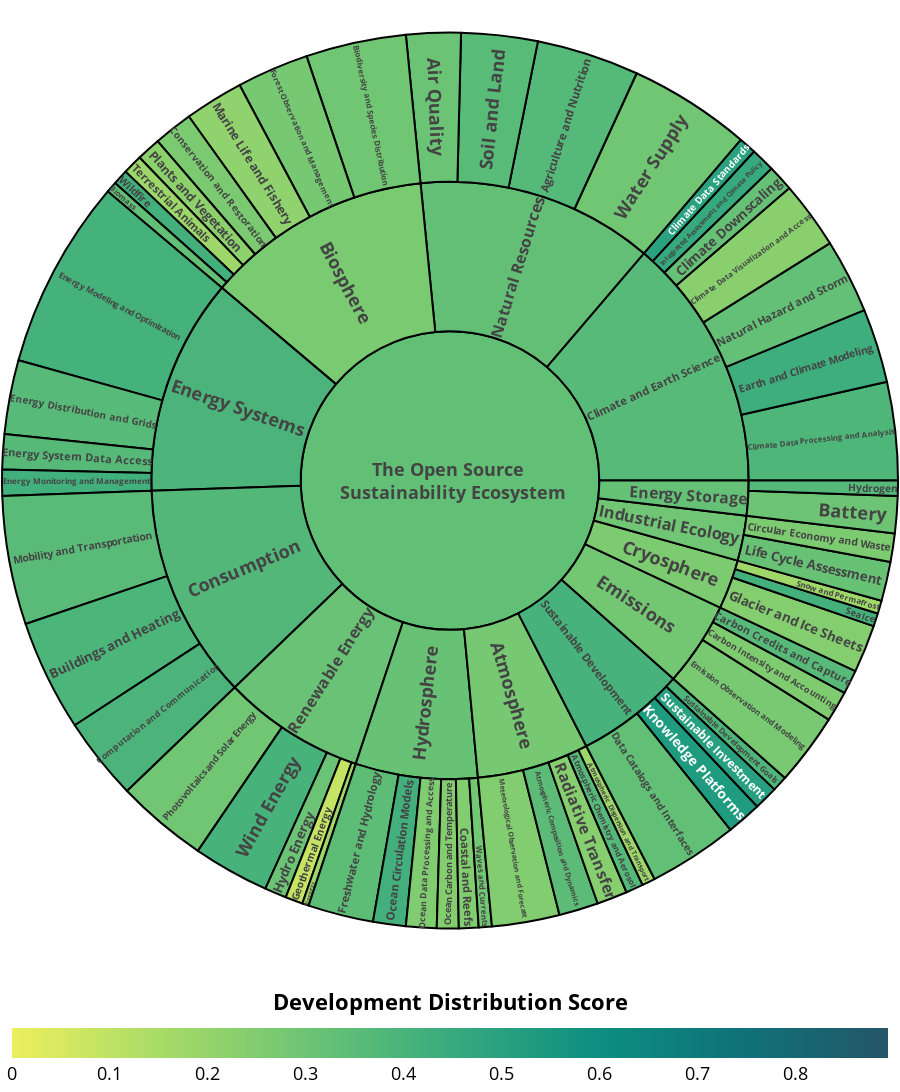

Notebook cell for this chart:
### Markdown cell above
## The Open Source Sustainability Ecosystem

Projects are grouped into fields based on their primary topic of focus. While the boundaries often overlap, these fields help to paint a broad landscape and can provide insight into the ecosystem health and complexity of fields relative to each other. The following sunburst diagram shows the relationship between fields, topics, and projects. The colour represents the {ref}`dds_chapter`.

### Code cell
import numpy as np
import pandas as pd
import plotly.io as pio
import plotly.graph_objects as go
import plotly.express as px
from opensustainTemplate import *

df_active = pd.read_csv("../csv/project_analysis.csv")

color_continuous_scale = px.colors.make_colorscale(["#30b1ce","#ea7070"])
#color_continuous_scale = [[0, "#3b52ff"], [0.5, "#F6157"], [1, "#169485"]]

fig = px.sunburst(
    df_active.assign(
        hole="<b>The Open Source <br> Sustainability Ecosystem</b>"
    ),
    path=["hole", "field_bolt", "topic_bolt", "project_name"],
    maxdepth=3,
    color="development_distribution_score",
    custom_data=["oneliner", "topic", "git_url"],
    color_continuous_scale=px.colors.sequential.Aggrnyl_r,
    #color_continuous_scale=color_continuous_scale,
    #color_continuous_scale=color_continuous_scale, # Diverging colors
    #color_continuous_midpoint=df_active['development_distribution_score'].median(), # Diverging colors
)

fig.update_layout(
    # title="Ecosystem overview",
    coloraxis_colorbar=dict(title='<b> Development Distribution Score </b>',
    orientation='h',
    y=-0.15,
    x=0.5
    ),
    height=1200,
    # width=1000,
    title_x=0.5,
    font_size=18,
    dragmode=False,
    margin=dict(l=2, r=2, b=0, t=10),
    title_font_family="Open Sans",
    font_family="Open Sans",
    font_color="black"
)
fig.update_coloraxes(colorbar_title_side='top')
# animated transitions are currently not implemented when uniformtext is used
fig.update_traces(
    insidetextorientation="radial",
    # texttemplate = '%{label}<br>%{percentRoot:.0%}',
    marker=dict(line=dict(color="#000000", width=2)),
    hovertemplate="<br>".join(
        [   "<b>%{label}</b>",
            "%{customdata[1]}",
            "%{customdata[0]}",
            "%{customdata[2]}",
        ]
    ),
)

config = {'responsive': True, 
            'toImageButtonOptions':{
                # 'width': 2000,
                # 'height': 2000,
                'format': 'svg',
                'filename': 'The_Open_Source_Sustainability_Ecosystem'}}

fig.show(config=config)

### Figure 1 — Plotly figure (JSON) as saved in the notebook; plotly's stock layout.template omitted (floating-point values rounded to 4 significant figures; data arrays with more than 128 entries replaced by an {"elided": "..."} marker saying what was removed)
{"data": [{"branchvalues": "total", "customdata": {"elided": "1342x4 mixed values"}, "domain": {"x": [0, 1], "y": [0, 1]}, "hovertemplate": "<b>%{label}</b><br>%{customdata[1]}<br>%{customdata[0]}<br>%{customdata[2]}", "ids": {"elided": "1342 str values"}, "insidetextorientation": "radial", "labels": {"elided": "1342 str values"}, "marker": {"coloraxis": "coloraxis", "colors": {"elided": "1342 float values"}, "line": {"color": "#000000", "width": 2}}, "maxdepth": 3, "name": "", "parents": {"elided": "1342 str values"}, "type": "sunburst", "values": {"elided": "1342 int values"}}], "layout": {"coloraxis": {"colorbar": {"orientation": "h", "title": {"side": "top", "text": "<b> Development Distribution Score </b>"}, "x": 0.5, "y": -0.15}, "colorscale": [[0, "rgb(237, 239, 93)"], [0.1667, "rgb(169, 220, 103)"], [0.3333, "rgb(110, 197, 116)"], [0.5, "rgb(57, 171, 126)"], [0.6667, "rgb(13, 143, 129)"], [0.8333, "rgb(15, 114, 121)"], [1, "rgb(36, 86, 104)"]]}, "dragmode": false, "font": {"color": "black", "family": "Open Sans", "size": 18}, "height": 1200, "legend": {"tracegroupgap": 0}, "margin": {"b": 0, "l": 2, "r": 2, "t": 10}, "title": {"font": {"family": "Open Sans"}, "x": 0.5}}}
